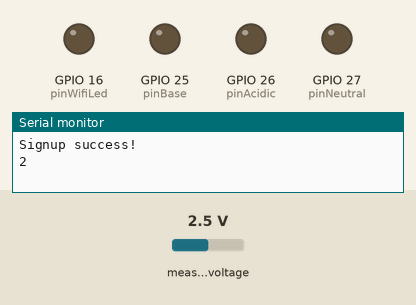
The program below on a simulated ESP32. On the bench: output pins drawn as LEDs (lit = HIGH), the last lines printed to the serial monitor. Dashed ring = blinking. The inputs (shaded band) are chosen by the test bench; at power-on: measured voltage 2.5 V. WiFi joins after 1.5 s; servers stay silent unless stated; not simulated (calls return 0 or success): credentials.h.

Above: at 2.06 s.
2.8 s: measured voltage set to 2.1 V
At 3.26 s:
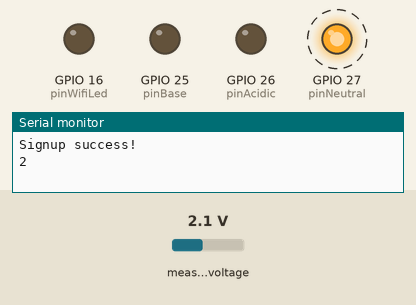
6.8 s: measured voltage set to 3.8 V
At 7.27 s:
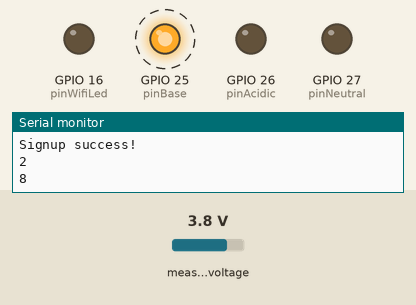
10.8 s: measured voltage set to 3 V
14.3 s: measured voltage set to 2.7 V
At 15.29 s:
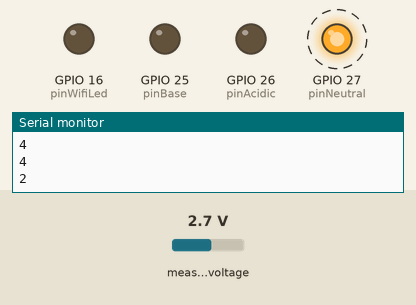
18.2 s: measured voltage set to 0.1 V
At 21.71 s:
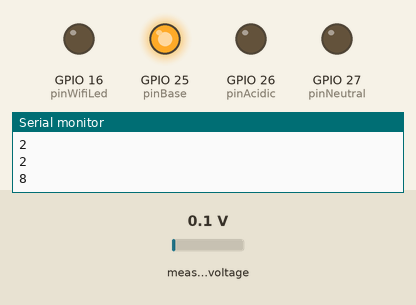
Timing chart, 0 to 22.7 s (numbered marks = the images above; inputs shaded):
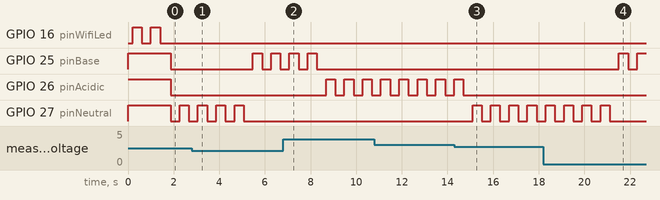

The program:

main.cpp
```cpp
#include <Arduino.h>
#include <Firebase_ESP_Client.h>
#include <addons/TokenHelper.h>
#include <addons/RTDBHelper.h>
#include <WiFiManager.h>
#include <Adafruit_ADS1X15.h>
#include "credentials.h"
FirebaseData fbdo;
Adafruit_ADS1115  ads;
FirebaseAuth auth;
FirebaseConfig config;

#define EVNT_OK                   0b00000000
#define EVNT_FIREBASE_ERROR       0b01000000
#define EVNT_NO_WIFI              0b00000001
#define EVNT_READ_NEUTRAL         0b00000010
#define EVNT_READ_ACID            0b00000100
#define EVNT_READ_BASE            0b00001000

constexpr uint8_t pinWifiLed = 16, pinNeutral = 27, pinAcidic = 26, pinBase = 25;


TaskHandle_t t1;
uint8_t eventData = 0;


const uint16_t wifiBlinkDelay = 10000;
int wifiBlinkTime = wifiBlinkDelay;
uint32_t wifiSleepTime = 0;
uint16_t wifiLedPinState = 1;

const uint16_t indicatorBlinkDelay = 2000;
int indicatorBlinkTime = indicatorBlinkDelay;
uint32_t indicatorSleepTime = 0;


void blinkLED(void* p) {


  uint8_t t = *(uint8_t*)p;

  uint16_t indicatorLedPinState = 0;
  const uint16_t mDelay = 200;

  while (true) {
    vTaskDelay( 1 / portTICK_PERIOD_MS );
    t = *(uint8_t*)p;

    //delay(1000);
    //Serial.print("Data: ");
   // Serial.println(t);
    if (t == EVNT_NO_WIFI) {
      delay(mDelay);
      digitalWrite(pinWifiLed, wifiLedPinState);
      wifiLedPinState = (wifiLedPinState == 1) ? 0 : 1;
      delay(mDelay);
    }
    else{
      digitalWrite(pinWifiLed, LOW);
    }

    if (t == EVNT_READ_NEUTRAL) {
      //Serial.println("Read n");
      delay(mDelay);
      digitalWrite(pinNeutral, indicatorLedPinState);
      digitalWrite(pinAcidic, LOW);
      digitalWrite(pinBase, LOW);
      indicatorLedPinState = (indicatorLedPinState == 1) ? 0 : 1;
      delay(mDelay);


    }

    if (t == EVNT_READ_ACID) {
     // Serial.println("Read a");
      delay(mDelay);
      digitalWrite(pinAcidic, indicatorLedPinState);
      digitalWrite(pinNeutral, LOW);
      digitalWrite(pinBase, LOW);
      indicatorLedPinState = (indicatorLedPinState == 1) ? 0 : 1;
      delay(mDelay);

    }

    if (t == EVNT_READ_BASE) {
     // Serial.println("Read b");
      delay(mDelay);
      digitalWrite(pinBase, indicatorLedPinState);
      digitalWrite(pinNeutral, LOW);
      digitalWrite(pinAcidic, LOW);
      indicatorLedPinState = (indicatorLedPinState == 1) ? LOW : HIGH;
      delay(mDelay);

    }

  }


  Serial.println("Exiting....");


}

void setup() {
  pinMode(pinWifiLed, OUTPUT);
  pinMode(pinNeutral, OUTPUT);
  pinMode(pinAcidic,  OUTPUT);
  pinMode(pinBase,    OUTPUT);

  eventData |= EVNT_NO_WIFI;

  digitalWrite(pinAcidic, HIGH);
  digitalWrite(pinBase, HIGH);
  digitalWrite(pinNeutral, HIGH);

  xTaskCreatePinnedToCore(blinkLED, "blink", 10000,&eventData, 1, &t1, 0);
  Serial.begin(115200);
  WiFiManager wm;
  wm.autoConnect("PH_SENSOR", "admin123");
  digitalWrite(pinWifiLed, LOW);
  eventData = EVNT_OK;
  config.api_key      = API_KEY;
  config.database_url = DATABASE_URL;
  Firebase.reconnectNetwork(true);
  fbdo.setResponseSize(2048);
  fbdo.setBSSLBufferSize(4096, 1024);
  config.token_status_callback = tokenStatusCallback;
  if (Firebase.signUp(&config, &auth, "", "")){
    Serial.println("Signup success!");
    eventData = EVNT_OK;
  }
  else{
    Serial.printf("%s\n", config.signer.signupError.message.c_str());
    eventData |= EVNT_FIREBASE_ERROR;
  }
  Firebase.begin(&config, &auth);
  Firebase.setDoubleDigits(5);
  Firebase.reconnectNetwork(true);


  if(!ads.begin()){
    Serial.println("Error ADS!");
    eventData |= EVNT_FIREBASE_ERROR;
  }


}


void loop() {


  if(Firebase.ready()) {

    float vcc = ads.computeVolts( ads.readADC_SingleEnded(0));
    float ph = (15 - ((vcc / 5.0) * 15)) - 0.5;

    //Serial.print("vcc: "); Serial.println(vcc);
    //Serial.print("Ph: "); Serial.println(ph);
   // Serial.printf("Set float... %s\n", Firebase.RTDB.setFloat(&fbdo, F("/ph/current"), ph) ? "ok" : fbdo.errorReason().c_str());
    Firebase.RTDB.setFloat(&fbdo, F("/ph/current"), ph);
    if(ph >= 6.0  && ph <= 7.9){
      eventData = EVNT_READ_NEUTRAL;
    }
    else if(ph < 6.0) {
      eventData = EVNT_READ_ACID;
    }
    else if(ph > 7.9) {
      eventData = EVNT_READ_BASE;
    }
    Serial.println(eventData);
  }


  //Serial.print("Ph: ");
 // Serial.println(ph);
 // Serial.println("Waiting...");
  delay(3100);
}
```

Measured:
- the behaviour switches between 2.3 and 2.2 V on measured voltage (found by bisection; images 0 and 1)
- the behaviour switches between 2.9 and 2.8 V on measured voltage (found by bisection; images 2 and 3)
- after the input at 2.8 s, GPIO 25 (pinBase): alternates HIGH for 0.40 s and LOW for 0.40 s, starting after 2.7 s; GPIO 27 (pinNeutral): goes on until 5.1 s, then stays LOW
- after the input at 6.8 s, GPIO 25 (pinBase): goes on until 8.3 s, then stays LOW; GPIO 26 (pinAcidic): alternates HIGH for 0.40 s and LOW for 0.40 s, starting after 1.9 s
- after the input at 14.3 s, GPIO 26 (pinAcidic): goes on until 14.7 s, then stays LOW; GPIO 27 (pinNeutral): alternates HIGH for 0.40 s and LOW for 0.40 s, starting after 0.80 s
- after the input at 18.2 s, GPIO 25 (pinBase): LOW → HIGH after 3.3 s, → LOW 0.40 s later, → HIGH 0.40 s later; GPIO 27 (pinNeutral): goes on until 21.1 s, then stays LOW
